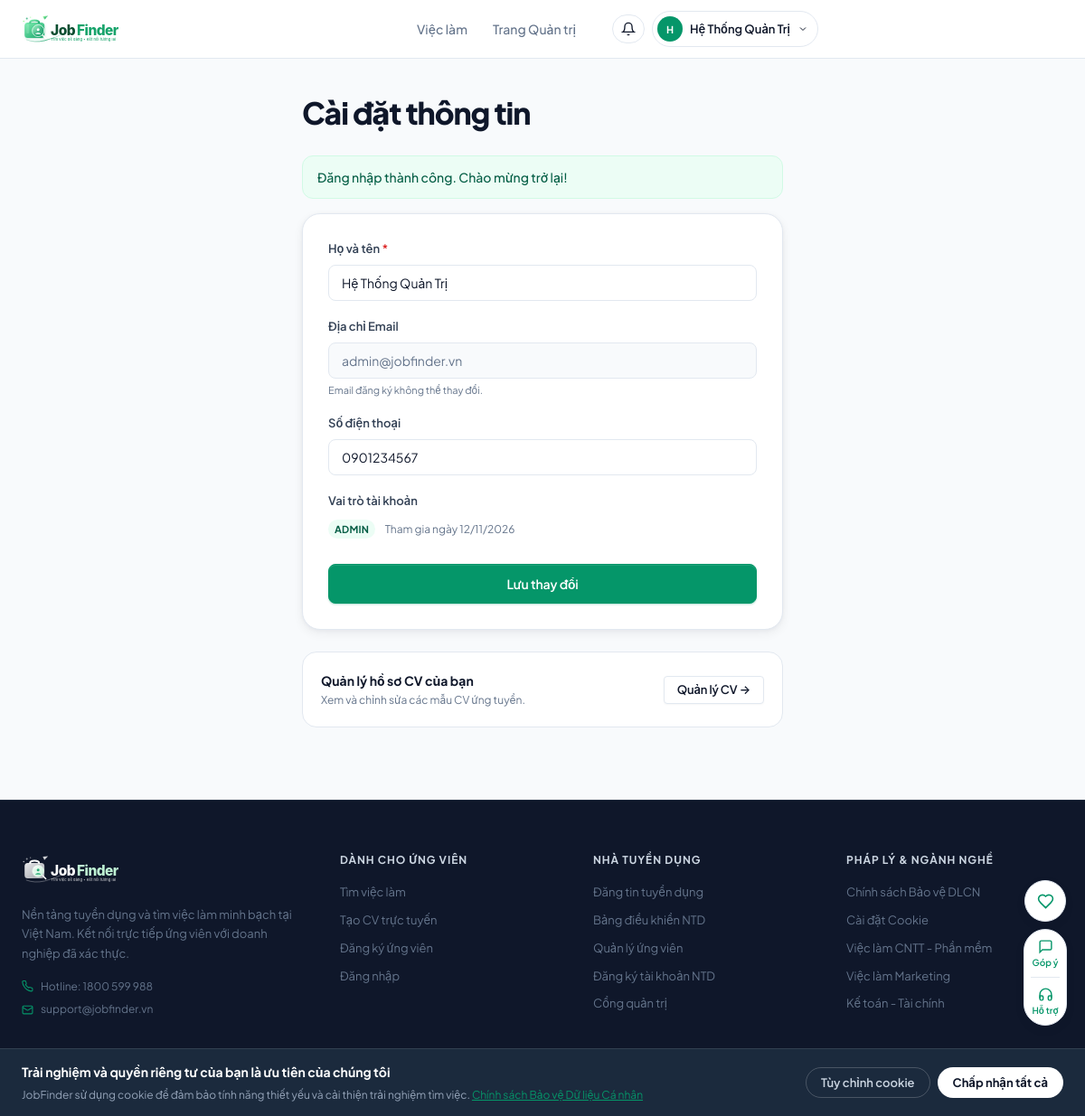
Before: /profile.php (signed in) with the older database file.
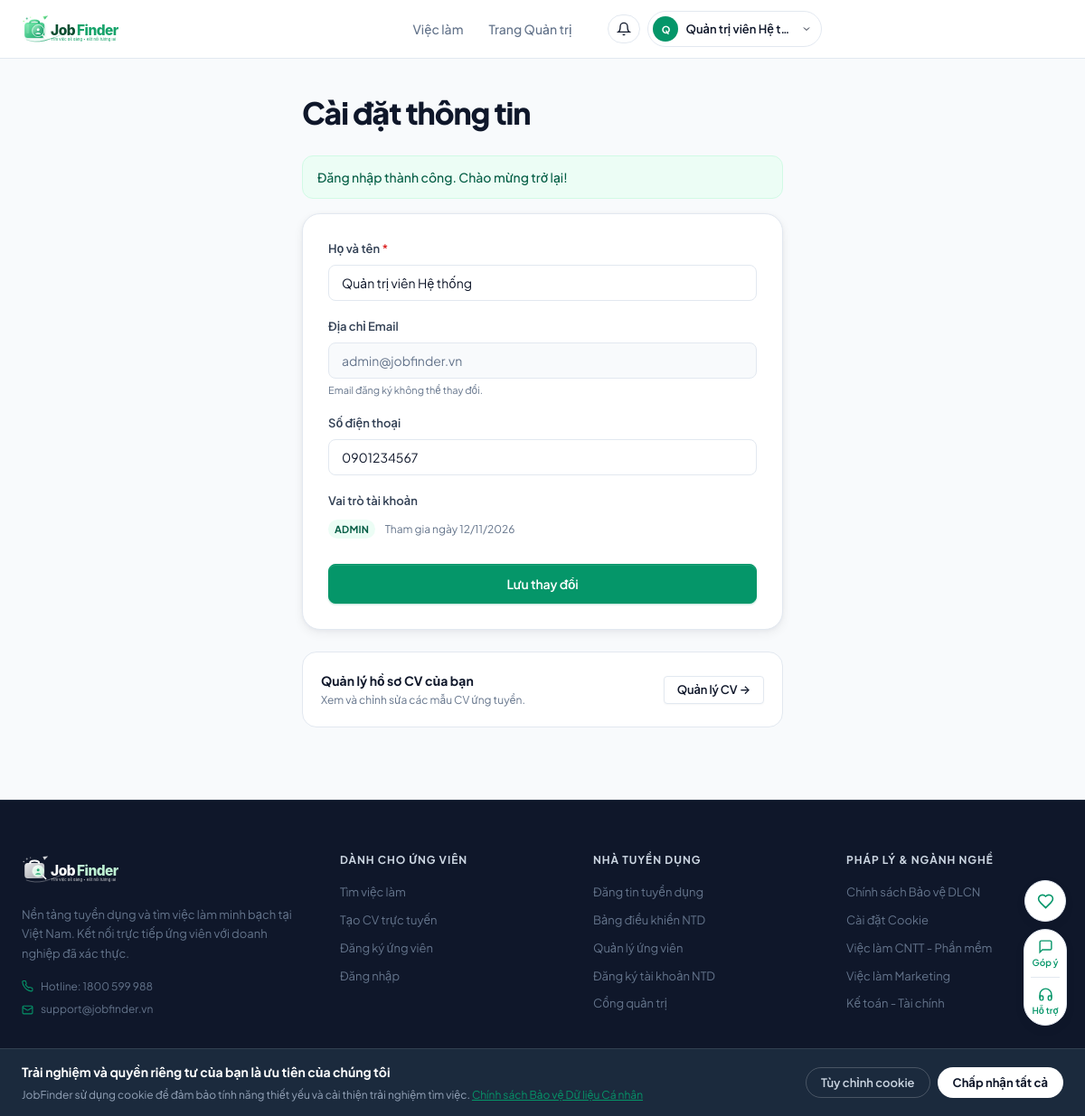
After: the same page with the newer database file.
### tables this page shows
CREATE TABLE `users` (
  `id` INT AUTO_INCREMENT PRIMARY KEY,
  `name` VARCHAR(100) NOT NULL,
  `email` VARCHAR(100) NOT NULL UNIQUE,
  `role` ENUM('candidate', 'employer', 'admin') NOT NULL DEFAULT 'candidate',
  `password` VARCHAR(255) NOT NULL,
  `phone` VARCHAR(20) NULL,
  `avatar` VARCHAR(255) NULL,
  `google_id` VARCHAR(255) NULL,
  `auth_provider` VARCHAR(20) NOT NULL DEFAULT 'local',
  `is_active` TINYINT(1) NOT NULL DEFAULT 1,
  `created_at` TIMESTAMP DEFAULT CURRENT_TIMESTAMP,
  `updated_at` TIMESTAMP NULL ON UPDATE CURRENT_TIMESTAMP
);

### profile.php (the view, shortened to what the changed rows need)
<?php
require_once 'config/database.php';
$user_id = (int)$_SESSION['user_id'];
$stmt = $pdo->prepare("SELECT name, email, phone, role, created_at FROM users WHERE id = ?");
$stmt->execute([$user_id]);
$user = $stmt->fetch();
require_once 'includes/header.php';
?>
<section class="section" style="padding-top:40px;">
    <div class="container" style="max-width:580px;">
        <div class="section-header" style="margin-bottom:28px;">
            <div>
                <h1 class="section-title">Cài đặt thông tin</h1>
            </div>
        </div>
        <div class="form-card">
            <form method="POST">
                <div class="form-group">
                    <label class="form-label" for="name">Họ và tên <span style="color:var(--status-danger-text);">*</span></label>
                    <input type="text" id="name" name="name" class="form-control"
                           value="<?= htmlspecialchars($user['name']) ?>" required>
                </div>
                <div class="form-group">
                    <label class="form-label">Địa chỉ Email</label>
                    <input type="email" class="form-control"
                           value="<?= htmlspecialchars($user['email']) ?>"
                           readonly style="background:var(--surface-subtle); color:var(--muted); cursor:not-allowed;">
                    <span style="font-size:11px; color:var(--muted); margin-top:4px; display:block;">Email đăng ký không thể thay đổi.</span>
                </div>
                <div class="form-group">
                    <label class="form-label" for="phone">Số điện thoại</label>
                    <input type="text" id="phone" name="phone" class="form-control"
                           value="<?= htmlspecialchars($user['phone'] ?? '') ?>"
                           placeholder="Ví dụ: 0912 345 678">
                </div>
                <div class="form-group" style="margin-bottom:28px;">
                    <div>
                        <span class="badge badge--active"><?= strtoupper($user['role']) ?></span>
                        <span style="font-size:12px; color:var(--muted); margin-left:8px;">Tham gia ngày <?= date('d/m/Y', strtotime($user['created_at'])) ?></span>
                    </div>
                </div>
            </form>
        </div>
    </div>
</section>
<?php require_once 'includes/footer.php'; ?>

### includes/header.php (shortened to what the changed rows need)
<?php
$is_logged_in = isset($_SESSION['user_id']);
$user_name = $is_logged_in ? $_SESSION['user_name'] : '';
?>
<!DOCTYPE html>
<html lang="vi">
<head>
    <link rel="stylesheet" href="assets/css/style.css?v=<?php echo time(); ?>">
</head>
<body>
<header class="navbar" id="navbar">
    <div class="container nav-container">
        <nav class="nav-menu" id="navMenu">
            <div class="nav-auth">
                <?php if ($is_logged_in): ?>
                    <div class="user-dropdown" id="notifDropdown" style="position:relative;">
                        <button class="user-btn" id="notifBtn" type="button" aria-expanded="false" title="Thông báo" style="padding:7px 9px;">
                            <svg width="16" height="16" viewBox="0 0 24 24" fill="none" stroke="currentColor" stroke-width="2">
                                <path d="M6 8a6 6 0 0 1 12 0c0 7 3 9 3 9H3s3-2 3-9"/>
                                <path d="M10.3 21a1.94 1.94 0 0 0 3.4 0"/>
                            </svg>
                        </button>
                    </div>
                    <div class="user-dropdown" id="userDropdown">
                        <button class="user-btn" id="userBtn" type="button" aria-expanded="false">
                            <span class="user-avatar-mini"><?php echo mb_strtoupper(mb_substr($user_name, 0, 1)); ?></span>
                            <span class="user-name-text"><?php echo htmlspecialchars($user_name); ?></span>
                            <svg width="12" height="12" viewBox="0 0 24 24" fill="none" stroke="currentColor" stroke-width="2"><path d="m6 9 6 6 6-6"/></svg>
                        </button>
                    </div>
                <?php endif; ?>
            </div>
        </nav>
    </div>
</header>
<main class="main-content">

Changed rows visible on the page:
changed users "ADMIN": name "Hệ Thống Quản Trị" → "Quản trị viên Hệ thống"
Other visible differences:
mb_strtoupper(mb_substr($user_name, 0, 1)): "H" → "Q"
$user_name: "Hệ Thống Quản Trị" → "Quản trị viên Hệ t…"
